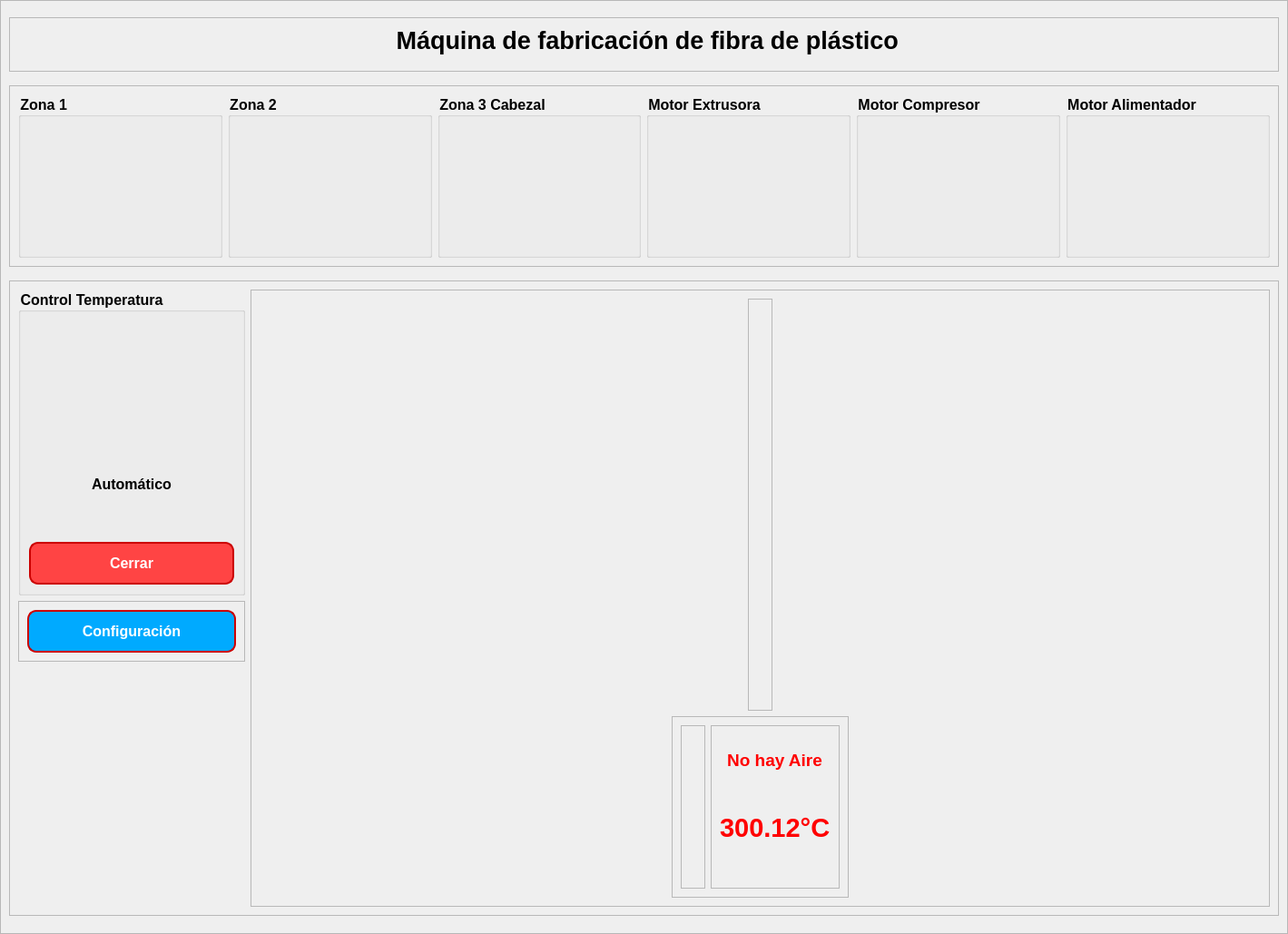
<?xml version="1.0" encoding="UTF-8"?>
<ui version="4.0">
 <class>Form</class>
 <widget class="QWidget" name="Form">
  <property name="geometry">
   <rect>
    <x>0</x>
    <y>0</y>
    <width>1419</width>
    <height>1029</height>
   </rect>
  </property>
  <property name="windowTitle">
   <string>Form</string>
  </property>
  <layout class="QGridLayout" name="gridLayout">
   <property name="leftMargin">
    <number>0</number>
   </property>
   <property name="topMargin">
    <number>0</number>
   </property>
   <property name="rightMargin">
    <number>0</number>
   </property>
   <property name="bottomMargin">
    <number>0</number>
   </property>
   <property name="spacing">
    <number>0</number>
   </property>
   <item row="0" column="0">
    <widget class="QFrame" name="frame">
     <property name="styleSheet">
      <string notr="true">alternate-background-color: rgb(255, 255, 255);</string>
     </property>
     <property name="frameShape">
      <enum>QFrame::StyledPanel</enum>
     </property>
     <property name="frameShadow">
      <enum>QFrame::Raised</enum>
     </property>
     <layout class="QVBoxLayout" name="verticalLayout_12">
      <item>
       <widget class="QFrame" name="frame_5">
        <property name="maximumSize">
         <size>
          <width>16777215</width>
          <height>60</height>
         </size>
        </property>
        <property name="frameShape">
         <enum>QFrame::StyledPanel</enum>
        </property>
        <property name="frameShadow">
         <enum>QFrame::Raised</enum>
        </property>
        <layout class="QHBoxLayout" name="horizontalLayout_2">
         <item>
          <widget class="QLabel" name="label_5">
           <property name="font">
            <font>
             <pointsize>20</pointsize>
             <bold>true</bold>
            </font>
           </property>
           <property name="text">
            <string> Máquina de fabricación de fibra de plástico</string>
           </property>
           <property name="alignment">
            <set>Qt::AlignHCenter|Qt::AlignTop</set>
           </property>
          </widget>
         </item>
        </layout>
       </widget>
      </item>
      <item>
       <widget class="QFrame" name="frame_2">
        <property name="maximumSize">
         <size>
          <width>16777215</width>
          <height>200</height>
         </size>
        </property>
        <property name="frameShape">
         <enum>QFrame::StyledPanel</enum>
        </property>
        <property name="frameShadow">
         <enum>QFrame::Raised</enum>
        </property>
        <layout class="QHBoxLayout" name="horizontalLayout">
         <item>
          <widget class="QGroupBox" name="groupBox_6">
           <property name="font">
            <font>
             <pointsize>12</pointsize>
             <bold>true</bold>
            </font>
           </property>
           <property name="title">
            <string>Zona 1      </string>
           </property>
           <layout class="QVBoxLayout" name="verticalLayout_3">
            <item alignment="Qt::AlignHCenter">
             <widget class="QLabel" name="label_Resistencias">
              <property name="font">
               <font>
                <pointsize>12</pointsize>
                <bold>true</bold>
               </font>
              </property>
              <property name="styleSheet">
               <string notr="true">border-radius: 30px;
</string>
              </property>
              <property name="text">
               <string/>
              </property>
              <property name="pixmap">
               <pixmap resource="../fotos.qrc">:/control/Imagenes/Nueva carpeta/OFF.png</pixmap>
              </property>
             </widget>
            </item>
           </layout>
          </widget>
         </item>
         <item>
          <widget class="QGroupBox" name="groupBox_8">
           <property name="font">
            <font>
             <pointsize>12</pointsize>
             <bold>true</bold>
            </font>
           </property>
           <property name="title">
            <string>Zona 2</string>
           </property>
           <layout class="QVBoxLayout" name="verticalLayout_2">
            <item alignment="Qt::AlignHCenter">
             <widget class="QLabel" name="label_Resistencias_2">
              <property name="font">
               <font>
                <pointsize>12</pointsize>
                <bold>true</bold>
               </font>
              </property>
              <property name="styleSheet">
               <string notr="true">border-radius: 30px;
</string>
              </property>
              <property name="text">
               <string/>
              </property>
              <property name="pixmap">
               <pixmap resource="../fotos.qrc">:/control/Imagenes/Nueva carpeta/OFF.png</pixmap>
              </property>
             </widget>
            </item>
           </layout>
          </widget>
         </item>
         <item>
          <widget class="QGroupBox" name="groupBox_10">
           <property name="font">
            <font>
             <pointsize>12</pointsize>
             <bold>true</bold>
            </font>
           </property>
           <property name="title">
            <string>Zona 3 Cabezal</string>
           </property>
           <layout class="QVBoxLayout" name="verticalLayout">
            <item alignment="Qt::AlignHCenter">
             <widget class="QLabel" name="label_Resistencias_4">
              <property name="font">
               <font>
                <pointsize>12</pointsize>
                <bold>true</bold>
               </font>
              </property>
              <property name="styleSheet">
               <string notr="true">border-radius: 30px;
</string>
              </property>
              <property name="text">
               <string/>
              </property>
              <property name="pixmap">
               <pixmap resource="../fotos.qrc">:/control/Imagenes/Nueva carpeta/OFF.png</pixmap>
              </property>
             </widget>
            </item>
           </layout>
          </widget>
         </item>
         <item>
          <widget class="QGroupBox" name="groupBox">
           <property name="font">
            <font>
             <pointsize>12</pointsize>
             <bold>true</bold>
            </font>
           </property>
           <property name="title">
            <string>Motor Extrusora</string>
           </property>
           <layout class="QVBoxLayout" name="verticalLayout_4">
            <item alignment="Qt::AlignHCenter">
             <widget class="QLabel" name="label_Extrusora">
              <property name="font">
               <font>
                <pointsize>12</pointsize>
                <bold>true</bold>
               </font>
              </property>
              <property name="styleSheet">
               <string notr="true"/>
              </property>
              <property name="text">
               <string/>
              </property>
              <property name="pixmap">
               <pixmap resource="../fotos.qrc">:/control/Imagenes/Nueva carpeta/OFF.png</pixmap>
              </property>
             </widget>
            </item>
           </layout>
          </widget>
         </item>
         <item>
          <widget class="QGroupBox" name="groupBox_3">
           <property name="font">
            <font>
             <pointsize>12</pointsize>
             <bold>true</bold>
            </font>
           </property>
           <property name="title">
            <string>Motor Compresor</string>
           </property>
           <layout class="QVBoxLayout" name="verticalLayout_5">
            <item alignment="Qt::AlignHCenter">
             <widget class="QLabel" name="label_Compresor">
              <property name="font">
               <font>
                <pointsize>12</pointsize>
                <bold>true</bold>
               </font>
              </property>
              <property name="styleSheet">
               <string notr="true">border-radius: 30px;
</string>
              </property>
              <property name="text">
               <string/>
              </property>
              <property name="pixmap">
               <pixmap resource="../fotos.qrc">:/control/Imagenes/Nueva carpeta/OFF.png</pixmap>
              </property>
             </widget>
            </item>
           </layout>
          </widget>
         </item>
         <item>
          <widget class="QGroupBox" name="groupBox_4">
           <property name="font">
            <font>
             <pointsize>12</pointsize>
             <bold>true</bold>
            </font>
           </property>
           <property name="title">
            <string>Motor Alimentador</string>
           </property>
           <layout class="QVBoxLayout" name="verticalLayout_6">
            <item alignment="Qt::AlignHCenter">
             <widget class="QLabel" name="label_Alimentador">
              <property name="font">
               <font>
                <pointsize>12</pointsize>
                <bold>true</bold>
               </font>
              </property>
              <property name="styleSheet">
               <string notr="true">border-radius: 30px;

; </string>
              </property>
              <property name="text">
               <string/>
              </property>
              <property name="pixmap">
               <pixmap resource="../fotos.qrc">:/control/Imagenes/Nueva carpeta/OFF.png</pixmap>
              </property>
             </widget>
            </item>
           </layout>
          </widget>
         </item>
        </layout>
       </widget>
      </item>
      <item>
       <widget class="QFrame" name="frame_8">
        <property name="maximumSize">
         <size>
          <width>16777215</width>
          <height>700</height>
         </size>
        </property>
        <property name="frameShape">
         <enum>QFrame::StyledPanel</enum>
        </property>
        <property name="frameShadow">
         <enum>QFrame::Raised</enum>
        </property>
        <layout class="QGridLayout" name="gridLayout_3">
         <item row="0" column="0">
          <widget class="QGroupBox" name="groupBox_11">
           <property name="font">
            <font>
             <pointsize>12</pointsize>
             <bold>true</bold>
            </font>
           </property>
           <property name="title">
            <string>Control Temperatura</string>
           </property>
           <layout class="QVBoxLayout" name="verticalLayout_7">
            <item alignment="Qt::AlignHCenter">
             <widget class="QLabel" name="label_Control">
              <property name="text">
               <string/>
              </property>
              <property name="pixmap">
               <pixmap resource="../fotos.qrc">:/control/Imagenes/Nueva carpeta/encender.png</pixmap>
              </property>
             </widget>
            </item>
            <item>
             <widget class="QLabel" name="label_TextoCOntrol">
              <property name="font">
               <font>
                <pointsize>12</pointsize>
                <bold>true</bold>
               </font>
              </property>
              <property name="frameShadow">
               <enum>QFrame::Plain</enum>
              </property>
              <property name="lineWidth">
               <number>0</number>
              </property>
              <property name="text">
               <string>Automático</string>
              </property>
              <property name="textFormat">
               <enum>Qt::AutoText</enum>
              </property>
              <property name="alignment">
               <set>Qt::AlignCenter</set>
              </property>
             </widget>
            </item>
            <item>
             <widget class="QPushButton" name="Cerrar">
              <property name="font">
               <font>
                <pointsize>-1</pointsize>
                <bold>true</bold>
               </font>
              </property>
              <property name="styleSheet">
               <string notr="true"> QPushButton {
                background-color: #FF4444;  /* Rojo brillante */
                border: 2px solid #CC0000;
                border-radius: 10px;
                color: white;
                padding: 12px 24px;
                font-size: 16px;
                font-weight: bold;
                min-width: 120px;
            }
            QPushButton:hover {
                background-color: #FF6666;  /* Rojo más claro al pasar el mouse */
            }
            QPushButton:pressed {
                background-color: #CC0000;  /* Rojo oscuro al presionar */
                border: 2px solid #990000;
                padding-left: 26px;  /* Desplazamiento hacia abajo/derecha */
                padding-top: 14px;
            }
            QPushButton:checked {
                background-color: #CC0000;  /* Rojo oscuro si está activado */
            }</string>
              </property>
              <property name="text">
               <string>Cerrar</string>
              </property>
             </widget>
            </item>
           </layout>
          </widget>
         </item>
         <item row="0" column="1" rowspan="2">
          <widget class="QFrame" name="frame_11">
           <property name="maximumSize">
            <size>
             <width>16777215</width>
             <height>800</height>
            </size>
           </property>
           <property name="frameShape">
            <enum>QFrame::StyledPanel</enum>
           </property>
           <property name="frameShadow">
            <enum>QFrame::Raised</enum>
           </property>
           <layout class="QVBoxLayout" name="verticalLayout_11">
            <item alignment="Qt::AlignHCenter">
             <widget class="QFrame" name="frame_3">
              <property name="frameShape">
               <enum>QFrame::StyledPanel</enum>
              </property>
              <property name="frameShadow">
               <enum>QFrame::Raised</enum>
              </property>
              <layout class="QGridLayout" name="gridLayout_2">
               <item row="0" column="0">
                <widget class="QLabel" name="label">
                 <property name="text">
                  <string/>
                 </property>
                 <property name="pixmap">
                  <pixmap resource="../fotos.qrc">:/control/HMI/Imagenes/OxtrusoraOK.png</pixmap>
                 </property>
                </widget>
               </item>
              </layout>
              <widget class="QLabel" name="temp1">
               <property name="geometry">
                <rect>
                 <x>326</x>
                 <y>240</y>
                 <width>151</width>
                 <height>31</height>
                </rect>
               </property>
               <property name="font">
                <font>
                 <pointsize>22</pointsize>
                 <bold>true</bold>
                </font>
               </property>
               <property name="styleSheet">
                <string notr="true">color: rgb(255, 0, 0);</string>
               </property>
               <property name="text">
                <string>280.12°C</string>
               </property>
              </widget>
              <widget class="QLabel" name="temp3">
               <property name="geometry">
                <rect>
                 <x>655</x>
                 <y>60</y>
                 <width>131</width>
                 <height>31</height>
                </rect>
               </property>
               <property name="font">
                <font>
                 <pointsize>22</pointsize>
                 <bold>true</bold>
                </font>
               </property>
               <property name="styleSheet">
                <string notr="true">color: rgb(255, 0, 0);</string>
               </property>
               <property name="text">
                <string>280.21°C</string>
               </property>
              </widget>
              <widget class="QLabel" name="temp2">
               <property name="geometry">
                <rect>
                 <x>532</x>
                 <y>240</y>
                 <width>131</width>
                 <height>31</height>
                </rect>
               </property>
               <property name="font">
                <font>
                 <pointsize>22</pointsize>
                 <bold>true</bold>
                </font>
               </property>
               <property name="styleSheet">
                <string notr="true">color: rgb(255, 0, 0);</string>
               </property>
               <property name="text">
                <string>300.12°C</string>
               </property>
              </widget>
             </widget>
            </item>
            <item alignment="Qt::AlignHCenter">
             <widget class="QFrame" name="frame_4">
              <property name="maximumSize">
               <size>
                <width>16777215</width>
                <height>200</height>
               </size>
              </property>
              <property name="frameShape">
               <enum>QFrame::StyledPanel</enum>
              </property>
              <property name="frameShadow">
               <enum>QFrame::Raised</enum>
              </property>
              <layout class="QHBoxLayout" name="horizontalLayout_3">
               <item>
                <widget class="QFrame" name="frame_6">
                 <property name="frameShape">
                  <enum>QFrame::StyledPanel</enum>
                 </property>
                 <property name="frameShadow">
                  <enum>QFrame::Raised</enum>
                 </property>
                 <layout class="QVBoxLayout" name="verticalLayout_8">
                  <item>
                   <widget class="QLabel" name="label_3">
                    <property name="text">
                     <string/>
                    </property>
                    <property name="pixmap">
                     <pixmap resource="fotos.qrc">:/control/Imagenes/compresor.png</pixmap>
                    </property>
                   </widget>
                  </item>
                 </layout>
                </widget>
               </item>
               <item>
                <widget class="QFrame" name="frame_7">
                 <property name="frameShape">
                  <enum>QFrame::StyledPanel</enum>
                 </property>
                 <property name="frameShadow">
                  <enum>QFrame::Raised</enum>
                 </property>
                 <layout class="QVBoxLayout" name="verticalLayout_9">
                  <item alignment="Qt::AlignHCenter">
                   <widget class="QLabel" name="label_2">
                    <property name="maximumSize">
                     <size>
                      <width>16777215</width>
                      <height>40</height>
                     </size>
                    </property>
                    <property name="font">
                     <font>
                      <pointsize>14</pointsize>
                      <bold>true</bold>
                     </font>
                    </property>
                    <property name="styleSheet">
                     <string notr="true">color: rgb(255, 0, 0);</string>
                    </property>
                    <property name="text">
                     <string>No hay Aire</string>
                    </property>
                    <property name="alignment">
                     <set>Qt::AlignBottom|Qt::AlignHCenter</set>
                    </property>
                   </widget>
                  </item>
                  <item>
                   <widget class="QLabel" name="temp_Aire">
                    <property name="font">
                     <font>
                      <pointsize>22</pointsize>
                      <bold>true</bold>
                     </font>
                    </property>
                    <property name="styleSheet">
                     <string notr="true">color: rgb(255, 0, 0);</string>
                    </property>
                    <property name="text">
                     <string>300.12°C</string>
                    </property>
                   </widget>
                  </item>
                 </layout>
                </widget>
               </item>
              </layout>
             </widget>
            </item>
           </layout>
          </widget>
         </item>
         <item row="1" column="0" alignment="Qt::AlignTop">
          <widget class="QFrame" name="frame_10">
           <property name="maximumSize">
            <size>
             <width>250</width>
             <height>16777215</height>
            </size>
           </property>
           <property name="frameShape">
            <enum>QFrame::StyledPanel</enum>
           </property>
           <property name="frameShadow">
            <enum>QFrame::Raised</enum>
           </property>
           <layout class="QVBoxLayout" name="verticalLayout_10">
            <item>
             <widget class="QPushButton" name="btn_configuracion">
              <property name="styleSheet">
               <string notr="true">QPushButton {
                background-color:#00aaff;  /* Rojo brillante */

                border: 2px solid #CC0000;
                border-radius: 10px;
                color: white;
                padding: 12px 24px;
                font-size: 16px;
                font-weight: bold;
                min-width: 120px;
            }
            QPushButton:hover {
                background-color: #FF6666;  /* Rojo más claro al pasar el mouse */
            }
            QPushButton:pressed {
                background-color: #CC0000;  /* Rojo oscuro al presionar */
                border: 2px solid #990000;
                padding-left: 26px;  /* Desplazamiento hacia abajo/derecha */
                padding-top: 14px;
            }
            QPushButton:checked {
                background-color: #CC0000;  /* Rojo oscuro si está activado */
            }</string>
              </property>
              <property name="text">
               <string>Configuración</string>
              </property>
             </widget>
            </item>
           </layout>
          </widget>
         </item>
        </layout>
       </widget>
      </item>
     </layout>
    </widget>
   </item>
  </layout>
 </widget>
 <resources>
  <include location="../fotos.qrc"/>
  <include location="fotos.qrc"/>
 </resources>
 <connections/>
</ui>
